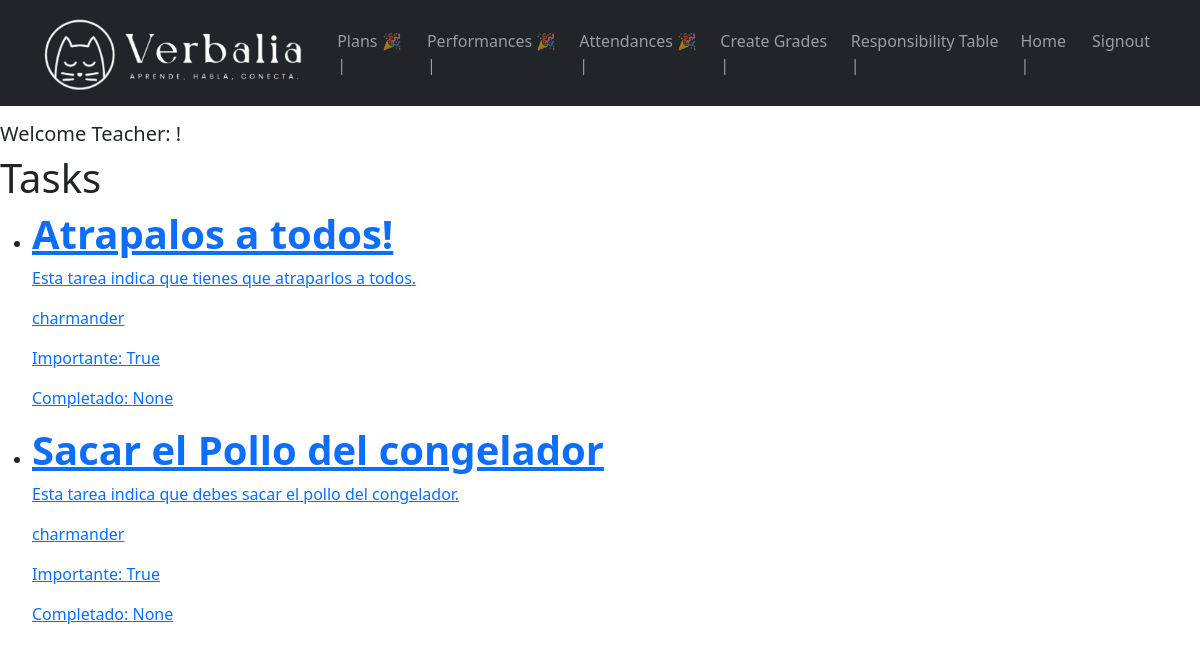
The page /tasks/ (signed in) on the database its author committed.
### boletas/models.py (models this page shows, shortened)
class Task(models.Model):
    title = models.CharField(max_length=100)
    description = models.TextField(blank=True)
    created = models.DateTimeField(auto_now_add=True)
    datecompleted = models.DateTimeField(null=True, blank=True)
    important = models.BooleanField(default=False)
    user = models.ForeignKey(User, on_delete=models.CASCADE)

### boletas/views.py (the view)
# urls.py: path('tasks/', views.tasks, name='tasks'),
@login_required
def tasks(request):
    tasks = Task.objects.filter(user = request.user)
    return render(request, 'tasks.html', {
        'tasks': tasks,
    })

### boletas/context_processors.py (called while the page is built)
def assignment_check(request):
    if request.user.is_authenticated:
        todos_los_grupos = Group.objects.filter(user=request.user)
        todos_completados = all([group.has_assignment_this_week() for group in todos_los_grupos])
    else:
        todos_completados = False
    return {'todos_completados':todos_completados}

def plan_check(request):
    if request.user.is_authenticated:
        todos_los_grupos = Group.objects.filter(user=request.user)
        plans_completados = all([group.has_plan_this_week() for group in todos_los_grupos])
    else:
        plans_completados = False
    return {'plans_completados':plans_completados}

def performance_check(request):
    if request.user.is_authenticated:
        todos_los_grupos = Group.objects.filter(user=request.user)
        performances_completados = all([group.has_performance_this_week() for group in todos_los_grupos])
    else:
        performances_completados = False
    return {'performances_completados':performances_completados}

### boletas/templates/tasks.html
{% extends 'base.html' %}
{% block content %}
<h1>Tasks</h1>
<ul>
    {% for task in tasks %}
    <li>
        <a href="{% url 'task_detail' task.id %}">
        {% if task.important %}
        <h1><strong>{{task.title}}</strong></h1>
        {% else %}
        <h4>{{task.title}}</h4>
        {% endif %}
        <p>{{task.description}}</p>
        <p>{{task.user.username}}</p>
        <p>Importante: {{task.important}}</p>
        <p>
           Completado: {{task.datecompleted}}
        </p>
        </a>
    </li>
    {% endfor %}
</ul>
{% endblock %}

### rows shown on the page
Task: title "Atrapalos a todos!", description "Esta tarea indica que tienes que atraparlos a todos.", user.username "charmander", important "True", datecompleted "None"
Task: title "Sacar el Pollo del congelador", description "Esta tarea indica que debes sacar el pollo del congelador.", user.username "charmander", important "True", datecompleted "None"
